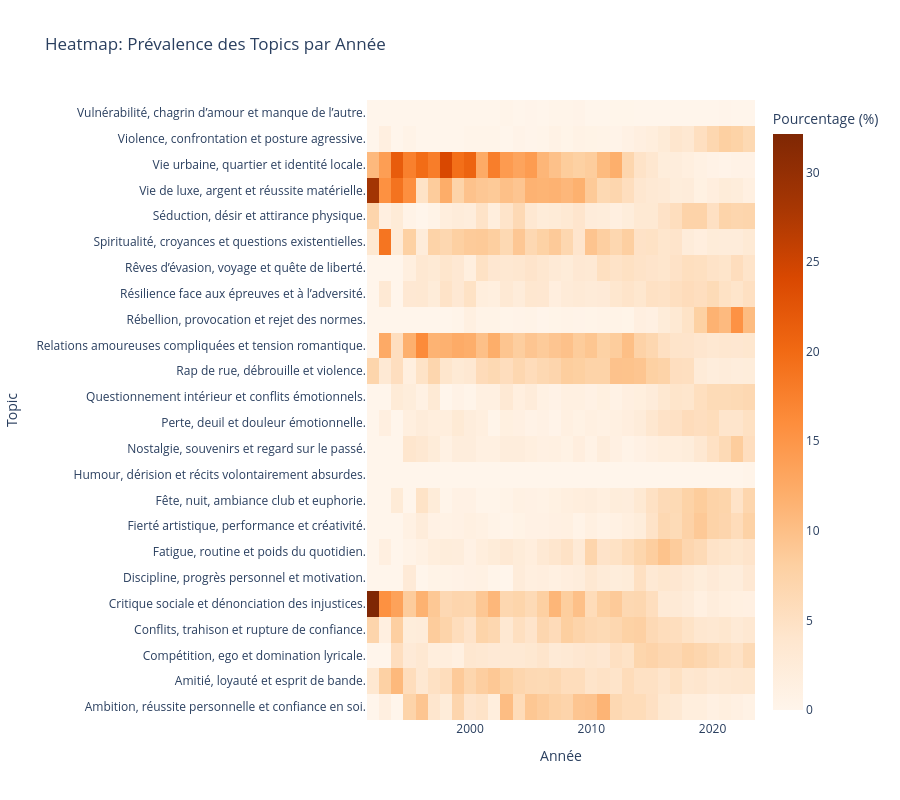

Write notebook code for a chart like this one.
### Code cell
def visualize_topic_heatmap(merged, year_column='year'):
    """
    Create heatmap of topic prevalence by year
    """

   

    # Create pivot table
    pivot = merged.pivot_table(
        index='topic_name_gpt_5',
        columns='year',
        values='title',
        aggfunc='count',
        fill_value=0
    )

    # Normalize by year (percentage)
    pivot_pct = pivot.div(pivot.sum(axis=0), axis=1) * 100

    # Create heatmap
    fig = go.Figure(data=go.Heatmap(
        z=pivot_pct.values,
        x=pivot_pct.columns,
        y=pivot_pct.index,
        colorscale='Oranges',
        hoverongaps=False,
        colorbar=dict(title="Pourcentage (%)")
    ))

    fig.update_layout(
        title='Heatmap: Prévalence des Topics par Année',
        xaxis_title='Année',
        yaxis_title='Topic',
        height=800
    )

    fig.write_html('topic_heatmap.html')
    fig.show()

    return pivot_pct




visualize_topic_heatmap(merged[(merged.year > 1991) & (merged.year < 2024)], year_column='year')

### Figure 1 — Plotly figure (JSON) as saved in the notebook; plotly's stock layout.template omitted (floating-point values rounded to 4 significant figures; data arrays with more than 128 entries replaced by an {"elided": "..."} marker saying what was removed)
{"data": [{"colorbar": {"title": {"text": "Pourcentage (%)"}}, "colorscale": [[0, "rgb(255,245,235)"], [0.125, "rgb(254,230,206)"], [0.25, "rgb(253,208,162)"], [0.375, "rgb(253,174,107)"], [0.5, "rgb(253,141,60)"], [0.625, "rgb(241,105,19)"], [0.75, "rgb(217,72,1)"], [0.875, "rgb(166,54,3)"], [1, "rgb(127,39,4)"]], "hoverongaps": false, "type": "heatmap", "x": [1992.0, 1993.0, 1994.0, 1995.0, 1996.0, 1997.0, 1998.0, 1999.0, 2000.0, 2001.0, 2002.0, 2003.0, 2004.0, 2005.0, 2006.0, 2007.0, 2008.0, 2009.0, 2010.0, 2011.0, 2012.0, 2013.0, 2014.0, 2015.0, 2016.0, 2017.0, 2018.0, 2019.0, 2020.0, 2021.0, 2022.0, 2023.0], "y": ["Ambition, réussite personnelle et confiance en soi.", "Amitié, loyauté et esprit de bande.", "Compétition, ego et domination lyricale.", "Conflits, trahison et rupture de confiance.", "Critique sociale et dénonciation des injustices.", "Discipline, progrès personnel et motivation.", "Fatigue, routine et poids du quotidien.", "Fierté artistique, performance et créativité.", "Fête, nuit, ambiance club et euphorie.", "Humour, dérision et récits volontairement absurdes.", "Nostalgie, souvenirs et regard sur le passé.", "Perte, deuil et douleur émotionnelle.", "Questionnement intérieur et conflits émotionnels.", "Rap de rue, débrouille et violence.", "Relations amoureuses compliquées et tension romantique.", "Rébellion, provocation et rejet des normes.", "Résilience face aux épreuves et à l’adversité.", "Rêves d’évasion, voyage et quête de liberté.", "Spiritualité, croyances et questions existentielles.", "Séduction, désir et attirance physique.", "Vie de luxe, argent et réussite matérielle.", "Vie urbaine, quartier et identité locale.", "Violence, confrontation et posture agressive.", "Vulnérabilité, chagrin d’amour et manque de l’autre."], "z": {"elided": "24x32 float values"}}], "layout": {"height": 800, "title": {"text": "Heatmap: Prévalence des Topics par Année"}, "xaxis": {"title": {"text": "Année"}}, "yaxis": {"title": {"text": "Topic"}}}}
